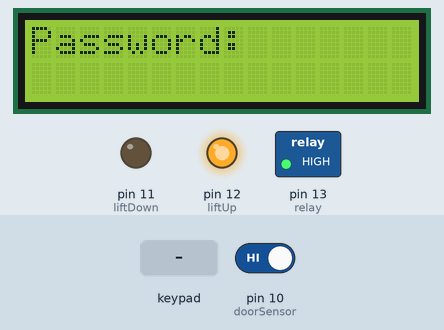
Simulated run of this sketch. Board: Arduino Uno, built with avr-gcc and run on an emulated ATmega328P. Shown: 16×2 character LCD, switched loads named in the sketch (green lamp = pin HIGH), output pins drawn as LEDs (lit = HIGH). Inputs (shaded band) come from the test bench; at power-on: pin 10 (doorSensor) HIGH. What the sketch prints to the serial monitor is not drawn.

Above: at 1.2 s.
1.3 s: keypad keys 3 6 9 5 2 4 A pressed 0.4 s apart
At 3.7 s:
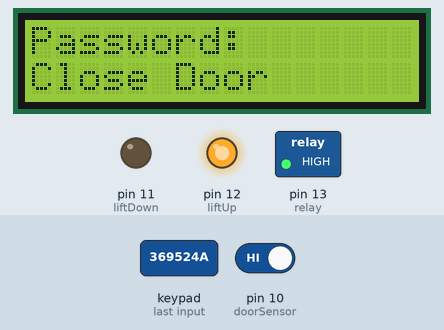
7.1 s: key 'A' pressed
At 7.8 s:
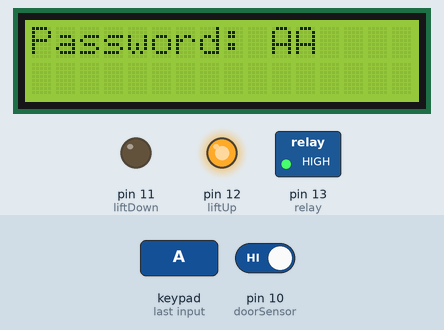
8.6 s: keypad keys 3 6 9 5 2 4 D pressed 0.4 s apart
At 11.1 s:
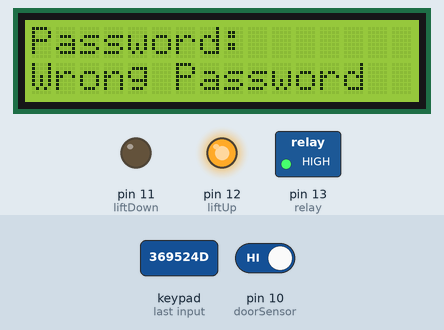
13.7 s: key 'B' pressed
At 14.9 s:
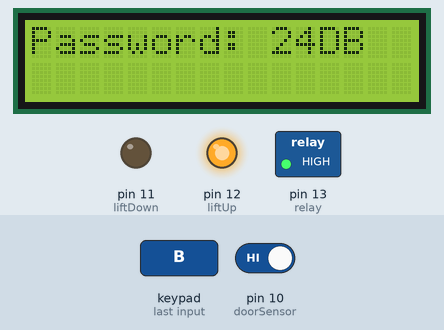
15.2 s: key 'C' pressed
At 16.4 s:
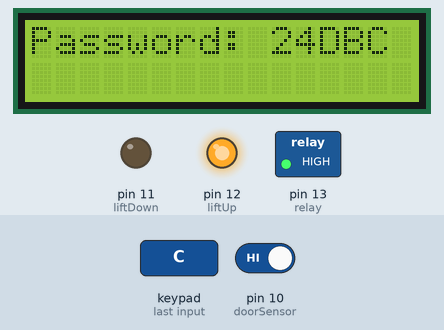
16.7 s: keypad keys 3 6 9 5 2 4 # pressed 0.4 s apart
At 19.64 s:
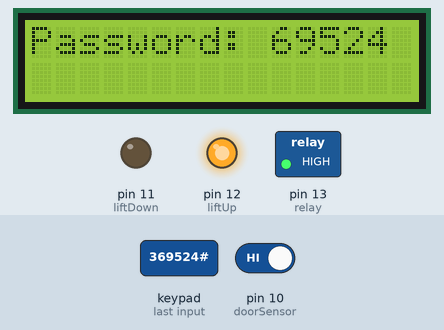
Timing chart, 0 to 21.1 s (numbered marks = the images above; inputs shaded):
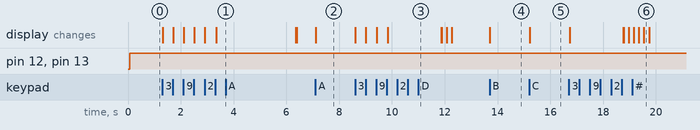

The sketch:

8.lift.ino
```cpp
#include <Keypad.h>
#include <Wire.h>    // I2C control 라이브러리
#include <LiquidCrystal_I2C.h>

int liftUp = 12;   // no  -> 비밀번호 맞으면 HIGH
int relay = 13;    // nc  -> 비밀번호 맞으면 LOW
int liftDown = 11;  // no  -> 474747 맞으면 HIGH
int doorSensor = 10; //


LiquidCrystal_I2C lcd(0x27,16,2);

const byte ROWS = 4;
const byte COLS = 4;

char keys[ROWS][COLS] = {
  {'1','2','3', 'A'},
  {'4','5','6', 'B'},
  {'7','8','9', 'C'},
  {'#','0','*', 'D'}
};

byte rowPins[ROWS] = {6, 7, 8, 9};
byte colPins[COLS] = {2, 3, 4, 5};

Keypad kpd = Keypad(makeKeymap(keys), rowPins, colPins, ROWS, COLS );

char password[8] = "369524";
char passwordInput[8] = "";
char len;
char* print1 = "Password:";
int position = 0;
int wrong = 0;
int count = 0;

void setup() {
  pinMode(liftUp, OUTPUT);
  pinMode(relay, OUTPUT);
  pinMode(liftDown, OUTPUT);
  pinMode(doorSensor, INPUT_PULLUP);

  Serial.begin(9600);
  lcd.init();
  lcd.backlight();

  lcd.setCursor(0,0);
  lcd.print(print1);
}

void loop() {
  Serial.println(digitalRead(doorSensor));
  digitalWrite(relay, HIGH);
  digitalWrite(liftUp, HIGH);
  digitalWrite(liftDown, LOW);

  char key = kpd.getKey();
  if(key) {
    count++;
    len = strlen(passwordInput);
    passwordInput[len] = key;
    passwordInput[len+1] = '\0';
    Serial.println(passwordInput);
    lcd.setCursor(10,0);
    lcd.print(passwordInput);
    if(count == 6){
      lcd.clear();
      lcd.setCursor(0,0);
      lcd.print(print1);
      if(strcmp("474747", passwordInput) == 0) {
        digitalWrite(liftDown, HIGH);
        delay(15000);
        digitalWrite(liftDown, LOW);
        delay(500);
      }
      // 비밀번호 맞으면
      if(strcmp(password, passwordInput) == 0){
        if(digitalRead(doorSensor) == 0){
          lcd.setCursor(0,1);
          lcd.print("Correct Password");
          delay(1500);
          digitalWrite(liftUp, LOW);
          delay(8000);
          digitalWrite(liftUp, HIGH);
          digitalWrite(relay, LOW);
          delay(20000);
        } else {
          lcd.setCursor(0,1);
          lcd.print("Close Door");
          delay(3000);
          lcd.clear();
          lcd.setCursor(0,0);
          lcd.print(print1);
        }
      } else {
        lcd.setCursor(0,1);
        lcd.print("Wrong Password");
        delay(2000);
        lcd.clear();
        lcd.setCursor(0,0);
        lcd.print(print1);
      }
      // 474747 다운

      count = 0;
      passwordInput[0] = '\0';

    }
    if(key == '*' || key == '#'){ // *, # 버튼을 눌렀을 경우
      count = 0;
      passwordInput[0] = '\0';
      lcd.clear();
      lcd.setCursor(0,0);
      lcd.print(print1);
    }
  }
}
```

Measured:
- after the input at 1.3 s, the display: first changes at once (image 1 shows a later state)
- after the input at 7.1 s, the display: changes at once (image 2)
- after the input at 8.6 s, the display: first changes at once (image 3 shows a later state)
- after the input at 13.7 s, the display: changes at once (image 4)
- after the input at 15.2 s, the display: changes at once (image 5)
- after the input at 16.7 s, the display: first changes at once (image 6 shows a later state)
